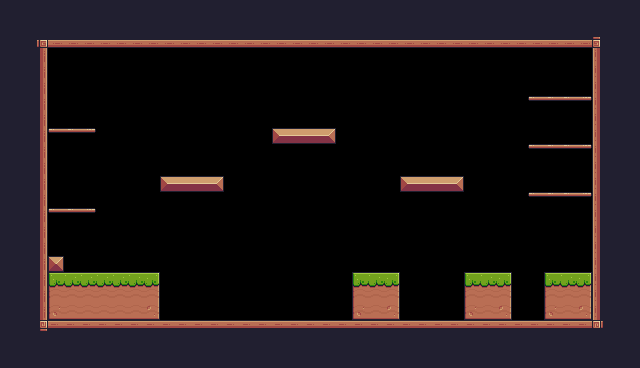

This is a level from a 2D game, rendered from its Tiled map with the project's own tilesets. A one-line summary and the complete map file follow:
An orthogonal 40x23 tile map with 16x16 px tiles, 1 tile layer (Background) and 32 objects (11x Fruit, 5x Platform, Player, Saw, Checkpoint, ...).

<map version="1.10" tiledversion="1.10.2" orientation="orthogonal" renderorder="right-down" width="40" height="23" tilewidth="16" tileheight="16" infinite="0" nextlayerid="5" nextobjectid="55">
 <properties>
  <property name="BackgroundColor" value="Gray" />
 </properties>
 <tileset firstgid="1" source="Pixel Adventure.tsx" />
 <layer id="1" name="Background" width="40" height="23">
  <data encoding="csv">
24,24,24,24,24,24,24,24,24,24,24,24,24,24,24,24,24,24,24,24,24,24,24,24,24,24,24,24,24,24,24,24,24,24,24,24,24,24,24,24,
24,24,24,24,24,24,24,24,24,24,24,24,24,24,24,24,24,24,24,24,24,24,24,24,24,24,24,24,24,24,24,24,24,24,24,24,24,24,24,24,
24,24,92,134,134,134,134,134,134,134,134,134,134,134,134,134,134,134,134,134,134,134,134,134,134,134,134,134,134,134,134,134,134,134,134,134,134,93,24,24,
24,24,113,0,0,0,0,0,0,0,0,0,0,0,0,0,0,0,0,0,0,0,0,0,0,0,0,0,0,0,0,0,0,0,0,0,0,111,24,24,
24,24,113,0,0,0,0,0,0,0,0,0,0,0,0,0,0,0,0,0,0,0,0,0,0,0,0,0,0,0,0,0,0,0,0,0,0,111,24,24,
24,24,113,0,0,0,0,0,0,0,0,0,0,0,0,0,0,0,0,0,0,0,0,0,0,0,0,0,0,0,0,0,0,0,0,0,0,111,24,24,
24,24,113,0,0,0,0,0,0,0,0,0,0,0,0,0,0,0,0,0,0,0,0,0,0,0,0,0,0,0,0,0,0,40,41,41,42,111,24,24,
24,24,113,0,0,0,0,0,0,0,0,0,0,0,0,0,0,0,0,0,0,0,0,0,0,0,0,0,0,0,0,0,0,0,0,0,0,111,24,24,
24,24,113,40,41,42,0,0,0,0,0,0,0,0,0,0,0,13,14,14,15,0,0,0,0,0,0,0,0,0,0,0,0,0,0,0,0,111,24,24,
24,24,113,0,0,0,0,0,0,0,0,0,0,0,0,0,0,0,0,0,0,0,0,0,0,0,0,0,0,0,0,0,0,40,41,41,42,111,24,24,
24,24,113,0,0,0,0,0,0,0,0,0,0,0,0,0,0,0,0,0,0,0,0,0,0,0,0,0,0,0,0,0,0,0,0,0,0,111,24,24,
24,24,113,0,0,0,0,0,0,0,13,14,14,15,0,0,0,0,0,0,0,0,0,0,0,13,14,14,15,0,0,0,0,0,0,0,0,111,24,24,
24,24,113,0,0,0,0,0,0,0,0,0,0,0,0,0,0,0,0,0,0,0,0,0,0,0,0,0,0,0,0,0,0,40,41,41,42,111,24,24,
24,24,113,40,41,42,0,0,0,0,0,0,0,0,0,0,0,0,0,0,0,0,0,0,0,0,0,0,0,0,0,0,0,0,0,0,0,111,24,24,
24,24,113,0,0,0,0,0,0,0,0,0,0,0,0,0,0,0,0,0,0,0,0,0,0,0,0,0,0,0,0,0,0,0,0,0,0,111,24,24,
24,24,113,0,0,0,0,0,0,0,0,0,0,0,0,0,0,0,0,0,0,0,0,0,0,0,0,0,0,0,0,0,0,0,0,0,0,111,24,24,
24,112,113,35,0,0,0,0,0,0,0,0,0,0,0,0,0,0,0,0,0,0,0,0,0,0,0,0,0,0,0,0,0,0,0,0,0,111,24,24,
24,112,113,7,8,8,8,8,8,9,0,0,0,0,0,0,0,0,0,0,0,0,7,8,9,0,0,0,0,7,8,9,0,0,7,8,9,111,24,24,
24,112,113,29,30,30,30,30,30,31,0,0,0,0,0,0,0,0,0,0,0,0,29,30,31,0,0,0,0,29,30,31,0,0,29,30,31,111,24,24,
112,112,113,51,52,52,52,52,52,53,0,0,0,0,0,0,0,0,0,0,0,0,51,52,53,0,0,0,0,51,52,53,0,0,51,52,53,111,24,24,
24,24,114,90,90,90,90,90,90,90,90,90,90,90,90,90,90,90,90,90,90,90,90,90,90,90,90,90,90,90,90,90,90,90,90,90,90,115,24,24,
24,24,24,24,24,24,24,24,24,112,112,112,112,112,112,112,112,112,112,112,112,112,112,112,112,112,112,24,112,112,24,24,24,24,24,24,24,24,24,24,
24,24,24,24,24,24,24,24,24,24,24,24,24,24,24,24,24,24,24,24,24,24,24,24,24,24,112,112,112,24,24,24,24,24,24,24,24,24,24,24
</data>
 </layer>
 <objectgroup id="4" name="Collissions">
  <object id="14" x="32" y="32" width="16" height="304" />
  <object id="15" x="48" y="32" width="560" height="16" />
  <object id="16" x="592" y="48" width="16" height="288" />
  <object id="17" x="48" y="320" width="544" height="16" />
  <object id="19" x="48" y="272" width="112" height="48" />
  <object id="21" x="48" y="256" width="16" height="16" />
  <object id="23" x="160" y="176" width="64" height="16" />
  <object id="24" x="272" y="128" width="64" height="16" />
  <object id="25" x="400" y="176" width="64" height="16" />
  <object id="26" x="352" y="272" width="48" height="48" />
  <object id="27" x="464" y="272" width="48" height="48" />
  <object id="28" x="544" y="272" width="48" height="48" />
  <object id="30" type="Platform" x="528" y="192" width="64" height="16" />
  <object id="31" type="Platform" x="528" y="144" width="64" height="16" />
  <object id="32" type="Platform" x="528" y="96" width="64" height="16" />
  <object id="33" type="Platform" x="48" y="208" width="48" height="16" />
  <object id="34" type="Platform" x="48" y="128" width="48" height="16" />
 </objectgroup>
 <objectgroup id="2" name="Spawnpoints" class="Player">
  <object id="7" name="Player" type="Player" x="128" y="240" width="31.3239" height="30.4696" />
  <object id="35" name="Apple" type="Fruit" x="64" y="96" width="32" height="32" />
  <object id="40" name="Bananas" type="Fruit" x="64" y="176" width="32" height="32" />
  <object id="41" name="Bananas" type="Fruit" x="160" y="144" width="32" height="32" />
  <object id="42" name="Bananas" type="Fruit" x="192" y="144" width="32" height="32" />
  <object id="44" name="Bananas" type="Fruit" x="176" y="112" width="32" height="32" />
  <object id="45" name="Cherries" type="Fruit" x="272" y="96" width="32" height="32" />
  <object id="46" name="Kiwi" type="Fruit" x="432" y="144" width="32" height="32" />
  <object id="47" name="Melon" type="Fruit" x="528" y="64" width="32" height="32" />
  <object id="48" name="Orange" type="Fruit" x="528" y="112" width="32" height="32" />
  <object id="49" name="Pineapple" type="Fruit" x="528" y="160" width="32" height="32" />
  <object id="50" name="Strawberry" type="Fruit" x="368" y="240" width="32" height="32" />
  <object id="51" type="Saw" x="288" y="160" width="32" height="32">
   <properties>
    <property name="isVertical" type="bool" value="true" />
    <property name="offNeg" type="float" value="1" />
    <property name="offPos" type="float" value="6" />
   </properties>
  </object>
  <object id="53" type="Checkpoint" x="528" y="208" width="64" height="64" />
  <object id="54" name="Chicken" type="Chicken" x="272" y="288" width="32" height="32">
   <properties>
    <property name="offNeg" type="float" value="8" />
    <property name="offPos" type="float" value="4" />
   </properties>
  </object>
 </objectgroup>
</map>
